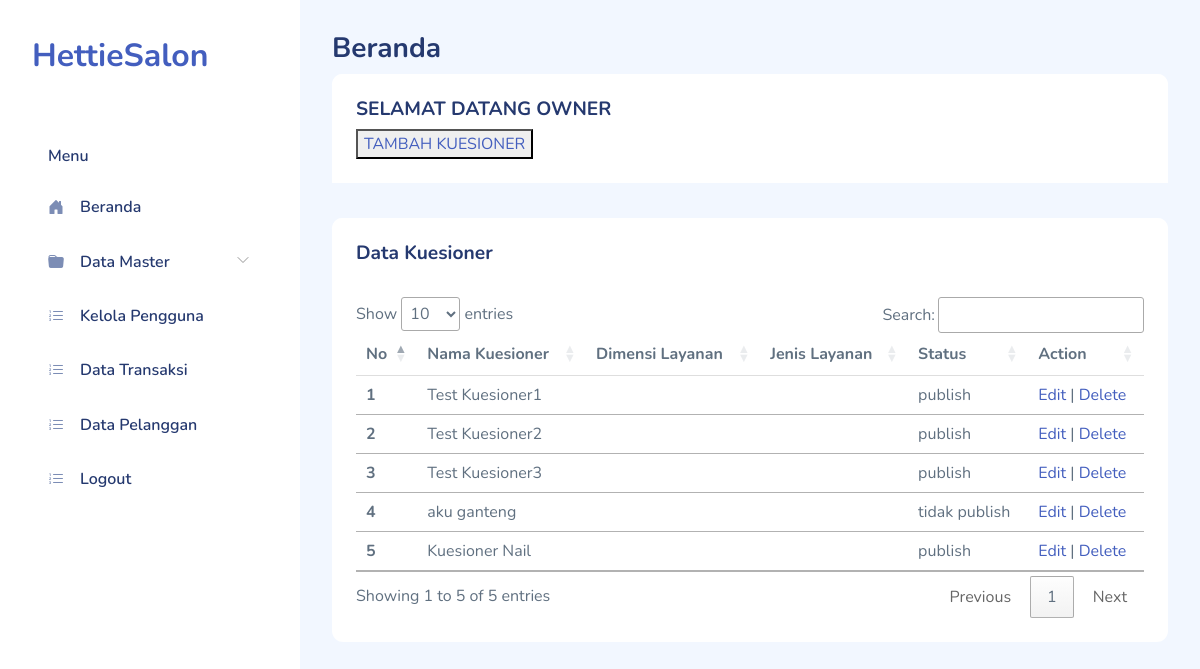
Page /data_kuesioner.php (signed in) on the earlier database version.
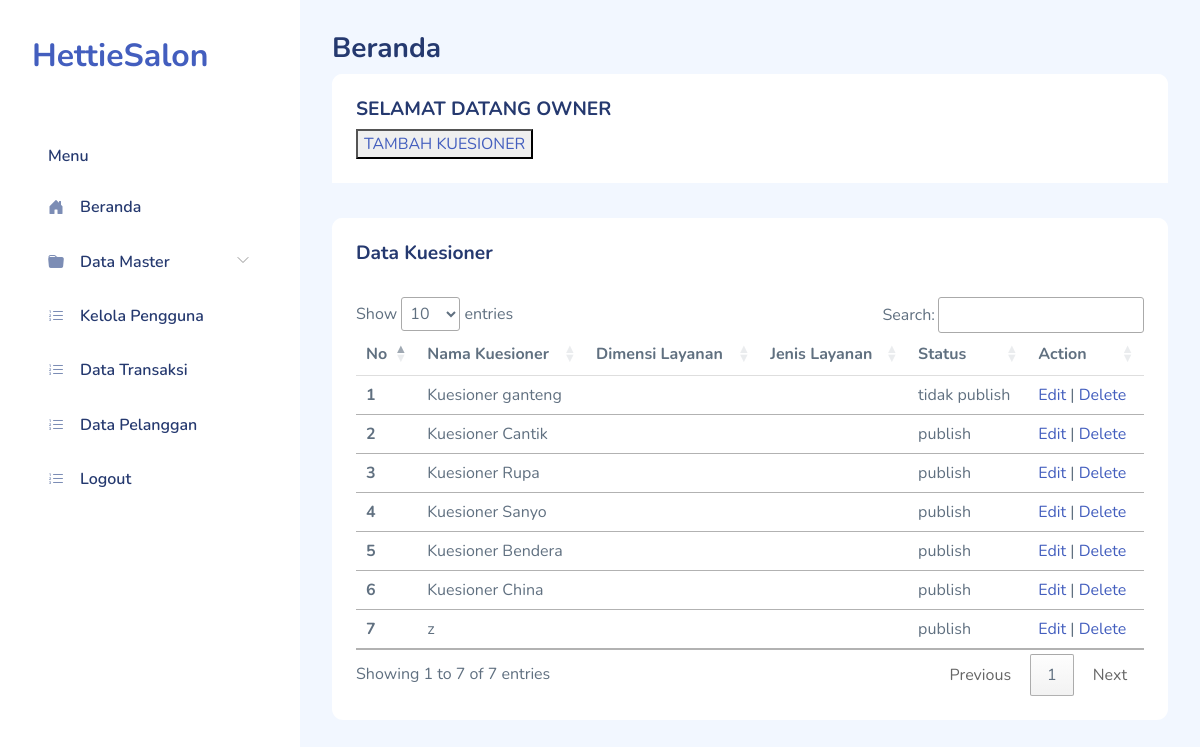
Same page on the later database version.
### tables this page shows
CREATE TABLE `data_kuesioner` (
  `id_data_kuesioner` int(11) NOT NULL,
  `nama_kuesioner` varchar(255) NOT NULL,
  `dimensi_layanan` varchar(255) NOT NULL,
  `status` enum('publish','tidak publish','selesai') NOT NULL,
  `jenis_layanan` varchar(255) DEFAULT NULL
);

### data/data_kuesioner.php (the view, shortened to what this page needs)
<?php
require __DIR__ . '/../include/conn.php';
$query = "
    SELECT dk.id_data_kuesioner, dk.nama_kuesioner, dk.status, dk.jenis_layanan, s.dimensi_layanan, l.jenis_layanan AS jenis_layanan_name
    FROM data_kuesioner dk
    LEFT JOIN servqual s ON dk.dimensi_layanan = s.id_servqual
    LEFT JOIN layanan l ON FIND_IN_SET(l.id_jenis_layanan, dk.jenis_layanan)
";
$result = $db->query($query);
?>
<section class="row">
    <div class="col-12">
        <div class="card">
            <div class="card-header">
                <h4>Data Kuesioner</h4>
            </div>
            <div class="card-body">
                <table id="dataTable" class="table">
                    <thead>
                        <tr>
                            <th scope="col">No</th>
                            <th scope="col">Nama Kuesioner</th>
                            <th scope="col">Dimensi Layanan</th>
                            <th scope="col">Jenis Layanan</th>
                            <th scope="col">Status</th>
                            <th scope="col">Action</th>
                        </tr>
                    </thead>
                    <tbody>
                        <?php
                        $row_number = 1;
                        while ($row = $result->fetch_assoc()) {
                            $jenis_layanan_names = explode(',', $row['jenis_layanan']);
                            $jenis_layanan_display = [];
                            foreach ($jenis_layanan_names as $jenis_id) {
                                $jenis_layanan_display[] = $row['jenis_layanan_name'];
                            }
                            $jenis_layanan_display = implode(', ', $jenis_layanan_display);
                            echo "<tr>
                                    <th scope='row'>{$row_number}</th>
                                    <td>{$row['nama_kuesioner']}</td>
                                    <td>{$row['dimensi_layanan']}</td>
                                    <td>{$jenis_layanan_display}</td>
                                    <td>{$row['status']}</td>
                                    <td>
                                        <a href='edit_kuesioner.php?id={$row['id_data_kuesioner']}'>Edit</a> |
                                        <a href='delete_kuesioner.php?id={$row['id_data_kuesioner']}'>Delete</a>
                                    </td>
                                  </tr>";
                            $row_number++;
                        }
                        ?>
                    </tbody>
                </table>
            </div>
        </div>
    </div>
</section>

### layout/head.php (shortened to what this page needs)
<head>
    <link rel="stylesheet" href="assets/css/bootstrap.css">
    <link rel="stylesheet" href="assets/vendors/iconly/bold.css">
    <link rel="stylesheet" href="assets/vendors/perfect-scrollbar/perfect-scrollbar.css">
    <link rel="stylesheet" href="assets/vendors/bootstrap-icons/bootstrap-icons.css">
    <link rel="stylesheet" href="assets/css/app.css">
    <link rel="stylesheet" href="https://cdn.jsdelivr.net/npm/flatpickr/dist/flatpickr.min.css">
    <link rel="stylesheet" type="text/css" href="https://cdn.datatables.net/1.11.3/css/jquery.dataTables.min.css">
</head>

### data_kuesioner.php (shortened to what this page needs)
<?php
require __DIR__ . '/include/conn.php';
require "layout/head.php";
?>
<!DOCTYPE html>
<html lang="en">
<head>
</head>
<body>
<div id="app">
    <?php require "layout/sidebar.php"; ?>
    <div id="main">
        <div class="page-heading">
            <h3>Beranda</h3>
            <div class="page-content">
                <section class="row">
                    <div class="col-12">
                        <div class="card">
                            <div class="card-header">
                                <h4>SELAMAT DATANG <?php echo strtoupper($_SESSION['jabatan']); ?></h4>
                                <button><a href="tambah_kuesioner.php">TAMBAH KUESIONER</a></button>
                            </div>
                        </div>
                    </div>
                </section>
             <?php require "data/data_kuesioner.php"; ?>
        <?php require "layout/footer.php"; ?>
    </div>
</div>
</body>
</html>

### layout/sidebar.php (shortened to what this page needs)
<div id="sidebar" class="active">
    <div class="sidebar-wrapper active">
        <div class="sidebar-header">
            <div class="d-flex justify-content-between">
                <div class="logo">
                    <a href="index.php">
                        <p>HettieSalon</p>
                    </a>
                </div>
            </div>
        </div>
        <div class="sidebar-menu">
            <ul class="menu">
                <li class="sidebar-title">
                    Menu
                </li>
                <li class="sidebar-item">
                    <a href="index.php" class="sidebar-link">
                        <i class="bi bi-house-door-fill"></i>
                        <span>Beranda</span>
                    </a>
                </li>
                <?php if (isset($_SESSION['jabatan']) && $_SESSION['jabatan'] === 'Owner'): ?>
                    <li class="sidebar-item has-sub">
                        <a href="#" class="sidebar-link">
                            <i class="bi bi-folder-fill"></i>
                            <span>Data Master</span>
                        </a>
                    </li>
                    <li class="sidebar-item">
                        <a href="owner_data_pengguna.php" class="sidebar-link">
                            <i class="bi bi-list-ol"></i>
                            <span>Kelola Pengguna</span>
                        </a>
                    </li>
                <?php endif; ?>
                    <li class="sidebar-item">
                        <a href="data_transaksi.php" class="sidebar-link">
                            <i class="bi bi-list-ol"></i>
                            <span>Data Transaksi</span>
                        </a>
                    </li>
                    <li class="sidebar-item">
                        <a href="data_pelanggan.php" class="sidebar-link">
                            <i class="bi bi-list-ol"></i>
                            <span>Data Pelanggan</span>
                        </a>
                    </li>
                <li class="sidebar-item">
                        <a href="logout.php" class="sidebar-link">
                            <i class="bi bi-list-ol"></i>
                            <span>Logout</span>
                        </a>
                </li>
            </ul>
        </div>
    </div>
</div>

### layout/footer.php (shortened to what this page needs)
</div>

### assets/css/app.css (style rules this page uses)
.card { margin-bottom:2.2rem;border:none }
.card .card-header { border:none }
.card .card-header h4 { font-size:1.2rem;font-weight:700 }
.card .card-header~.card-body { padding-top:0 }
.card .card-body { padding:1.5rem }
#sidebar.active .sidebar-wrapper { left:0 }
.sidebar-wrapper { width:300px;height:100vh;position:fixed;top:0;z-index:10;overflow-y:auto;background-color:#fff;bottom:0;transition:left .5s ease-out }
.sidebar-wrapper .sidebar-header { padding:2rem 2rem 1rem;font-size:2rem;font-weight:700 }
.sidebar-wrapper .menu { margin-top:2rem;padding:0 2rem;font-weight:600 }
.sidebar-wrapper .menu .sidebar-title { padding:0 1rem;margin:1.5rem 0 1rem;font-size:1rem;list-style:none;font-weight:600;color:#25396f }
.sidebar-wrapper .menu .sidebar-link { display:block;padding:.7rem 1rem;font-size:1rem;display:flex;align-items:center;border-radius:.5rem;transition:all .5s;text-decoration:none;color:#25396f }
.sidebar-wrapper .menu .sidebar-link i,.sidebar-wrapper .menu .sidebar-link svg { color:#7c8db5 }
.sidebar-wrapper .menu .sidebar-link span { margin-left:1rem }
.sidebar-wrapper .menu .sidebar-item { list-style:none;margin-top:.5rem;position:relative }
.sidebar-wrapper .menu .sidebar-item.has-sub .sidebar-link:after { position:absolute;color:#ccc;right:15px;top:12px;display:block }
.dataTable-table td,.dataTable-table thead th,.table td,.table thead th { vertical-align:middle }
.dataTable-table:not(.table-borderless) thead th,.table:not(.table-borderless) thead th { border-bottom:1px solid #dedede!important }
.bi { width:1rem;height:1rem }
#main { margin-left:300px;padding:2rem }
.page-heading { margin:0 0 2rem }
.page-heading h3 { font-weight:700 }
a { text-decoration:none }

Differences in the rows shown:
removed data_kuesioner: nama_kuesioner "Test Kuesioner1", status "publish"
removed data_kuesioner: nama_kuesioner "Test Kuesioner2", status "publish"
removed data_kuesioner: nama_kuesioner "Test Kuesioner3", status "publish"
removed data_kuesioner: nama_kuesioner "aku ganteng", status "tidak publish"
removed data_kuesioner: nama_kuesioner "Kuesioner Nail", status "publish"
added data_kuesioner: nama_kuesioner "Kuesioner ganteng", status "tidak publish"
added data_kuesioner: nama_kuesioner "Kuesioner Cantik", status "publish"
added data_kuesioner: nama_kuesioner "Kuesioner Rupa", status "publish"
added data_kuesioner: nama_kuesioner "Kuesioner Sanyo", status "publish"
added data_kuesioner: nama_kuesioner "Kuesioner Bendera", status "publish"
added data_kuesioner: nama_kuesioner "Kuesioner China", status "publish"
added data_kuesioner: nama_kuesioner "z", status "publish"
Other differences:
text written by a page script: "Show entries Search: Showing 1 to 5 of 5 entries Previous 1 Next" → "Show entries Search: Showing 1 to 7 of 7 entries Previous 1 Next"
